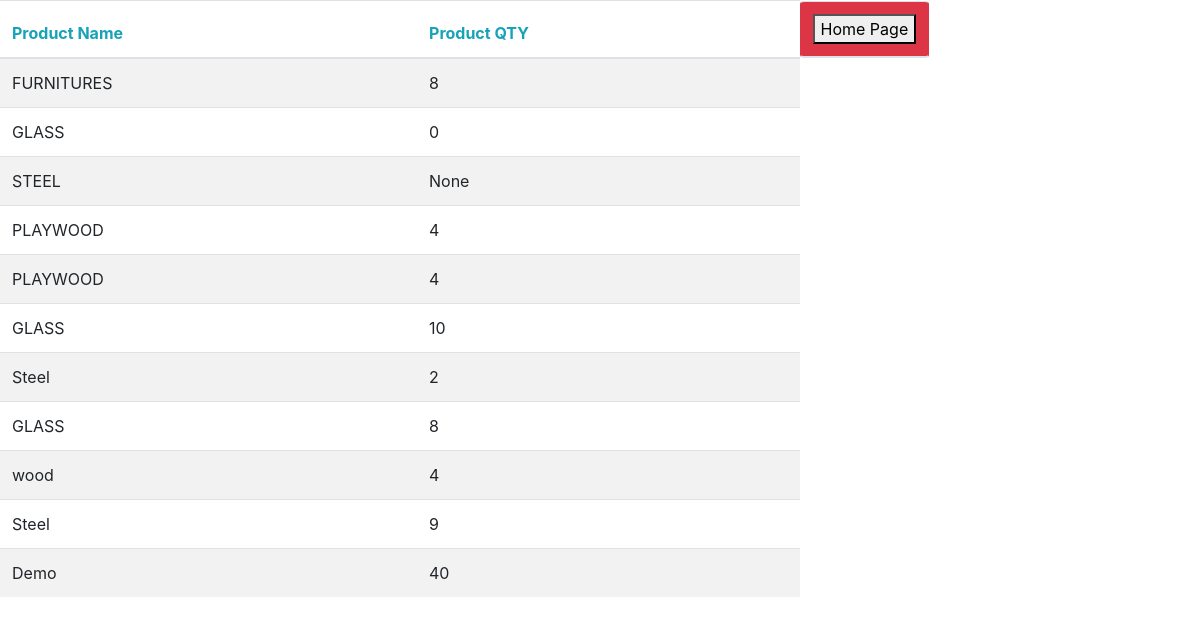
Screenshot of /stockbalance with the database file from the repository.
### tables this page shows
CREATE TABLE Product (productID INTEGER PRIMARY KEY, productName TEXT ,productDescription TEXT,QTY INTEGER);

### home.py (the view)
@app.route("/stockbalance")
def stockbalance():
   con = sql.connect("database.db")
   con.row_factory = sql.Row
   cur = con.cursor()
   cur.execute("select * from Product")
   rows = cur.fetchall();
   return  render_template('stock.html',rows = rows)

### templates/stock.html (shortened to what this page needs)
<!DOCTYPE html>
<html>
<head>
  <link rel="stylesheet" href="https://stackpath.bootstrapcdn.com/bootstrap/4.1.3/css/bootstrap.min.css">
</head>
<body>
             <table class="table table-striped">
    <thead>
      <tr>
        <th class="text-info">Product Name</th>
           <th class="text-info">Product QTY</th>
           <th class="btn btn-danger"><a href="/home"><button>Home Page</button></a></th>
      </tr>
    </thead>
    <tbody>
     {% for row in rows %}
            <tr>
               <td>{{row["productName"]}}</td>
               <td>{{row["QTY"]}}
            </tr>
         {% endfor %}
    </tbody>
  </table>
</body>
</html>

### rows the page displays
Product: productName "FURNITURES", QTY "8"
Product: productName "GLASS", QTY "0"
Product: productName "STEEL", QTY "None"
Product: productName "PLAYWOOD", QTY "4"
Product: productName "PLAYWOOD", QTY "4"
Product: productName "GLASS", QTY "10"
Product: productName "Steel", QTY "2"
Product: productName "GLASS", QTY "8"
Product: productName "wood", QTY "4"
Product: productName "Steel", QTY "9"
Product: productName "Demo", QTY "40"
